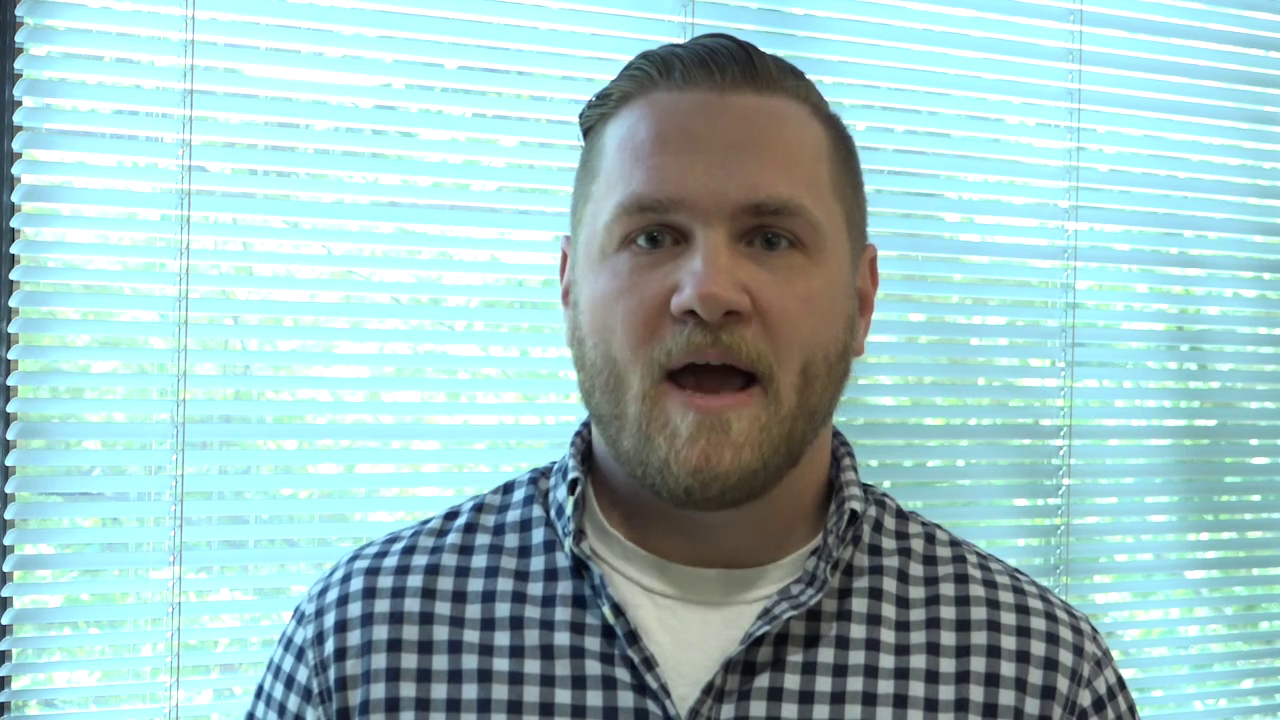
#> input picture frame 3 of opencv_python/face_detect/input.mp4, 1280 x 720 px
$ python Face_processing_haarCascades.py
#> lines starting #> are read from the running program, lines starting #| are printed output that depends on the picture; after the words box and inside, x2 and y2 are one past the last pixel; in counts of white or black regions, pixels touching at a corner belong together
import numpy as np
import cv2
face_cascade = cv2.CascadeClassifier('haarcascades/haarcascade_frontalface_default.xml')
eye_cascade = cv2.CascadeClassifier('haarcascades/haarcascade_eye.xml')
smile_cascade = cv2.CascadeClassifier('haarcascades/haarcascade_smile.xml')
cap=cv2.VideoCapture("input.mp4")
fourcc = cv2.VideoWriter_fourcc(*'XVID')
out = cv2.VideoWriter('RESULT.avi', fourcc, 100, (int(cap.get(3)), int(cap.get(4))), isColor=True)

while(cap.isOpened()):
    ret, frame=cap.read()
#> frame is the input picture: shape (720, 1280, 3); mean B, G, R 196.9, 197, 159.3

    gray=cv2.cvtColor(frame,cv2.COLOR_BGR2RGB)

    faces = face_cascade.detectMultiScale(gray, 1.3, 5)
#> faces = [[546, 106, 334, 334]]
    for (x,y,w,h) in faces:
        cv2.rectangle(frame,(x,y),(x+w,y+h),(255,0,0),2)
        roi_gray = gray[y:y+h, x:x+w]
        roi_color = frame[y:y+h, x:x+w]
        eyes = eye_cascade.detectMultiScale(roi_gray)
        for (ex,ey,ew,eh) in eyes:
            cv2.rectangle(roi_color,(ex,ey),(ex+ew,ey+eh),(0,255,0),2)
#> this loop made 1 pass
#> (x, y, w, h, eyes) on pass 1: (546, 106, 334, 334, [[77, 104, 58, 58], [189, 104, 60, 60]])
#> pass 1, `roi_gray = gray[y:y+h, x:x+w]`:
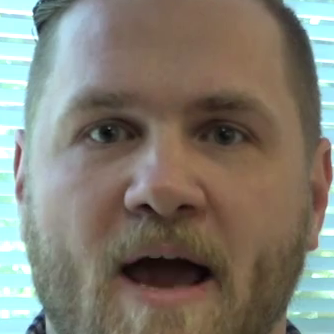
#> roi_gray: shape (334, 334, 3); mean R, G, B 128.7, 124.6, 113.5
#> pass 1, `roi_color = frame[y:y+h, x:x+w]`:
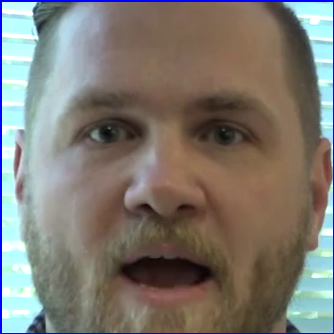
#> roi_color: shape (334, 334, 3); mean B, G, R 114.7, 121.2, 125.9
#> after the loop:
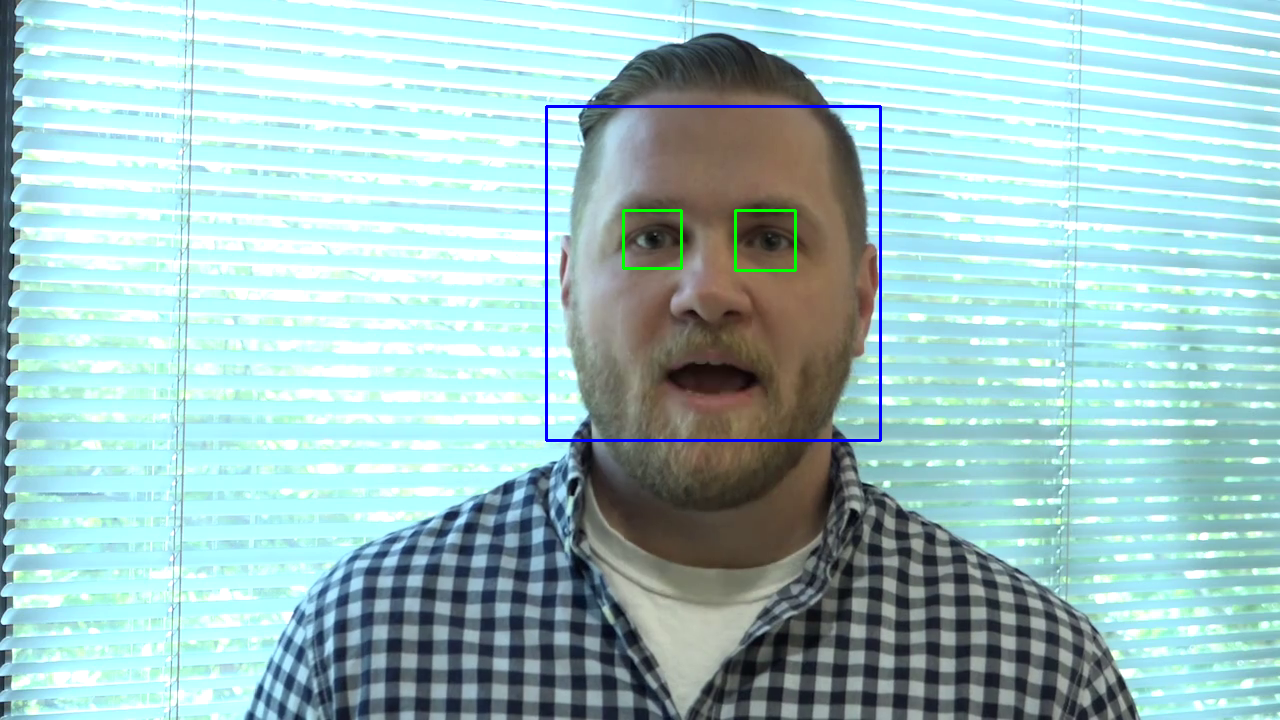
#> frame: shape (720, 1280, 3); 0.59% of pixels changed, all inside (x1, y1, x2, y2) = (545, 105, 882, 442)
#> after the loop:
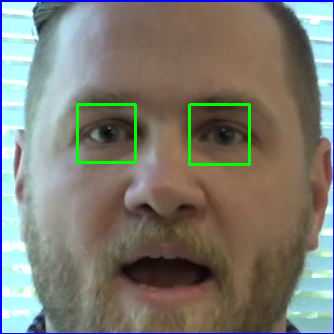
#> roi_color: shape (334, 334, 3); 1.26% of pixels changed, all inside (x1, y1, x2, y2) = (76, 103, 251, 166)

    cv2.startWindowThread()

    cv2.imshow("Face and Eye detection",frame)
    out.write(frame)
    if cv2.waitKey(25) & 0xFF==ord('a'):
#> (key Esc is pressed here)
        break

cap.release()
cv2.destroyAllWindows()


# In[3]:


#SMILE DETECTION FROM WEBCAM
cap2=cv2.VideoCapture(0)# Capturing video from the camera
# Step 3: Displaying it to the user
while(cap2.isOpened()):
    ret2, frame2=cap2.read()
    #Step 4: Perform Color Inversion on the frames
    gray2=cv2.cvtColor(frame2,cv2.COLOR_BGR2RGB)#This will convert BGR to RGB

    faces = face_cascade.detectMultiScale(gray2, 1.3, 5)
    for (x,y,w,h) in faces:
        #cv2.rectangle(frame,(x,y),(x+w,y+h),(255,0,0),2)
        roi_gray = gray2[y:y+h, x:x+w]
        roi_color = frame2[y:y+h, x:x+w]
        smiles = smile_cascade.detectMultiScale(roi_gray,1.7,22,minSize=(25,25))
        for (sx,sy,sw,sh) in smiles:
            cv2.rectangle(roi_color,(sx,sy),(sx+sw,sy+sh),(0,0,255),2)
    #prevent GUI crash
    cv2.startWindowThread()
    #Step 5:- Displaying it to the user
    cv2.imshow("Smile Detection",frame2)
    #Step 6: Checking for user's interaction  with keyboard
    if cv2.waitKey(25) & 0xFF==ord('a'):#Exit whenever user press the a key on the keyboard
        break
#Step 7: Releasing everything after the job is done
cap2.release()
cv2.destroyAllWindows()

$ run again, starting later in the video
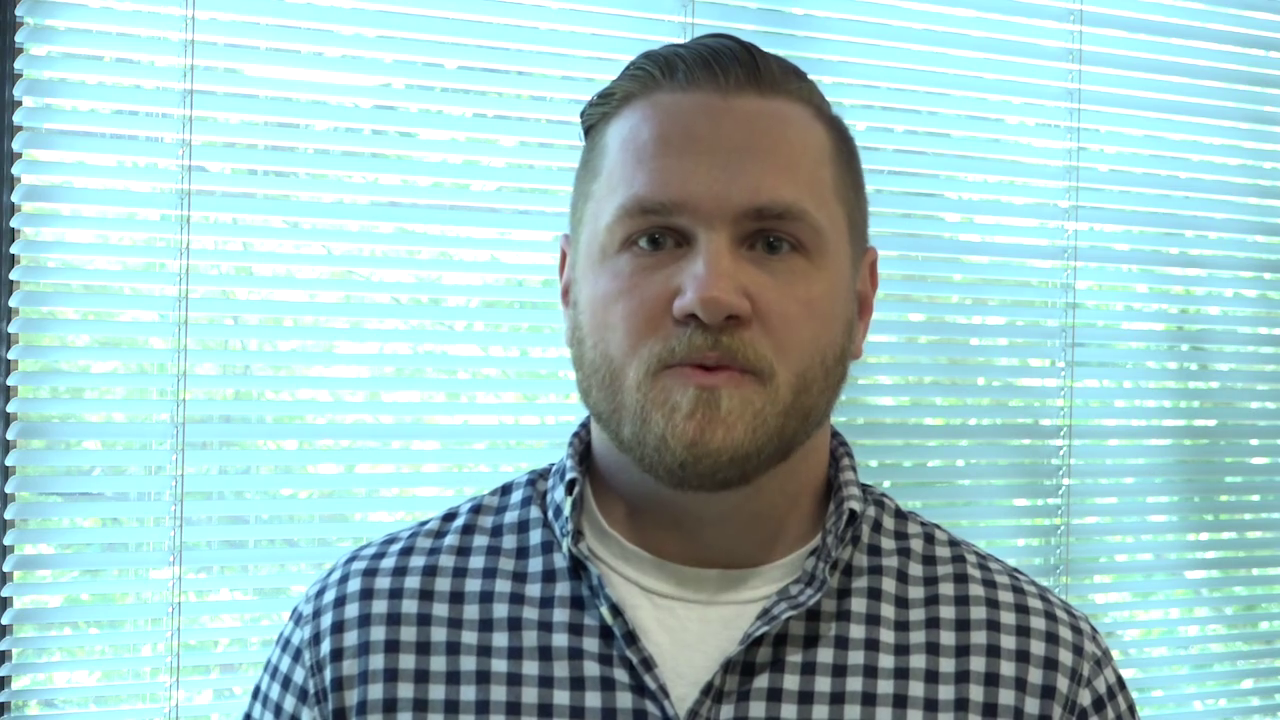
#> input picture frame 13 of opencv_python/face_detect/input.mp4, 1280 x 720 px
#> frame is the input picture: shape (720, 1280, 3); mean B, G, R 197.3, 197.4, 159.7
#> faces = [[558, 118, 309, 309]]
#> the loop `for (x,y,w,h) in faces:` made 1 pass
#> (x, y, w, h, eyes) on pass 1: (558, 118, 309, 309, [[66, 94, 59, 59], [178, 95, 61, 61]])
#> after the loop `for (x,y,w,h) in faces:`:
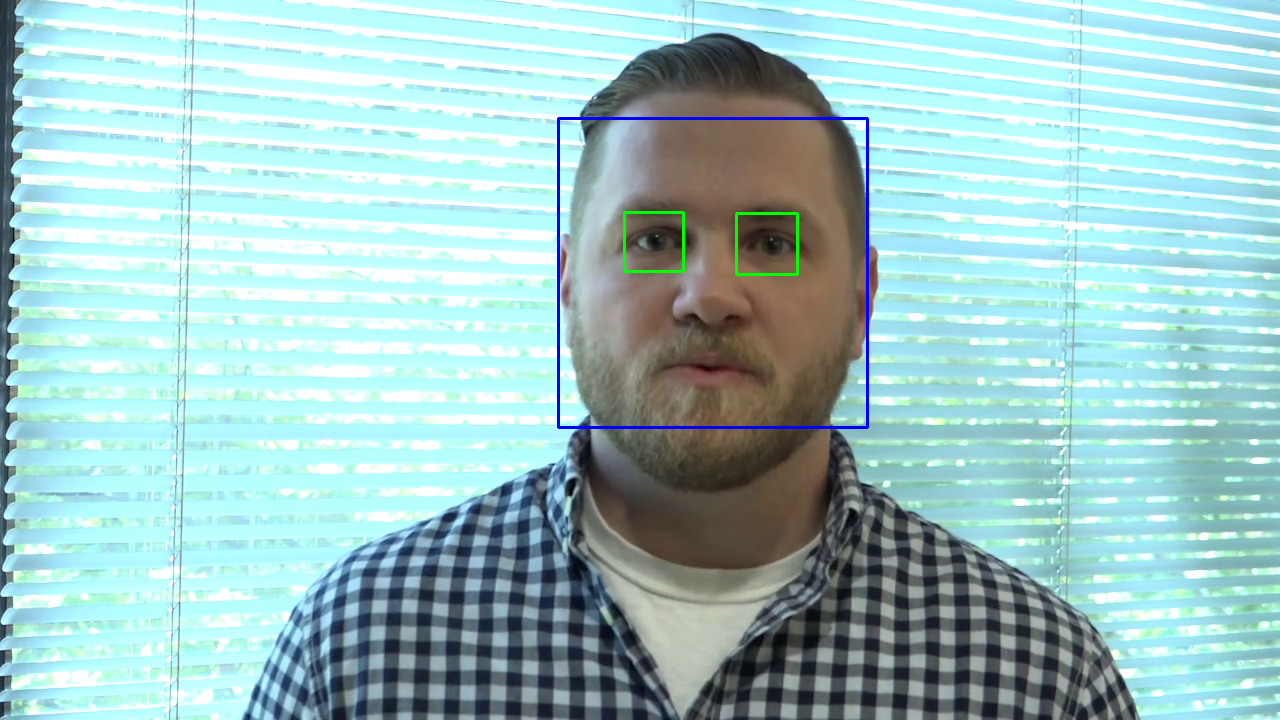
#> frame: shape (720, 1280, 3); 0.56% of pixels changed, all inside (x1, y1, x2, y2) = (557, 117, 869, 429)
#> after the loop `for (x,y,w,h) in faces:`:
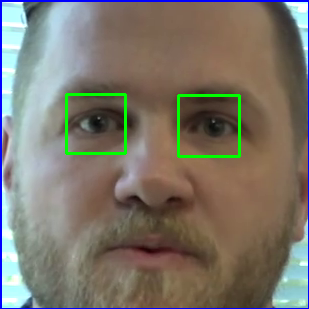
#> roi_color: shape (309, 309, 3); mean B, G, R 106.4, 117.4, 123

$ run again, starting later in the video
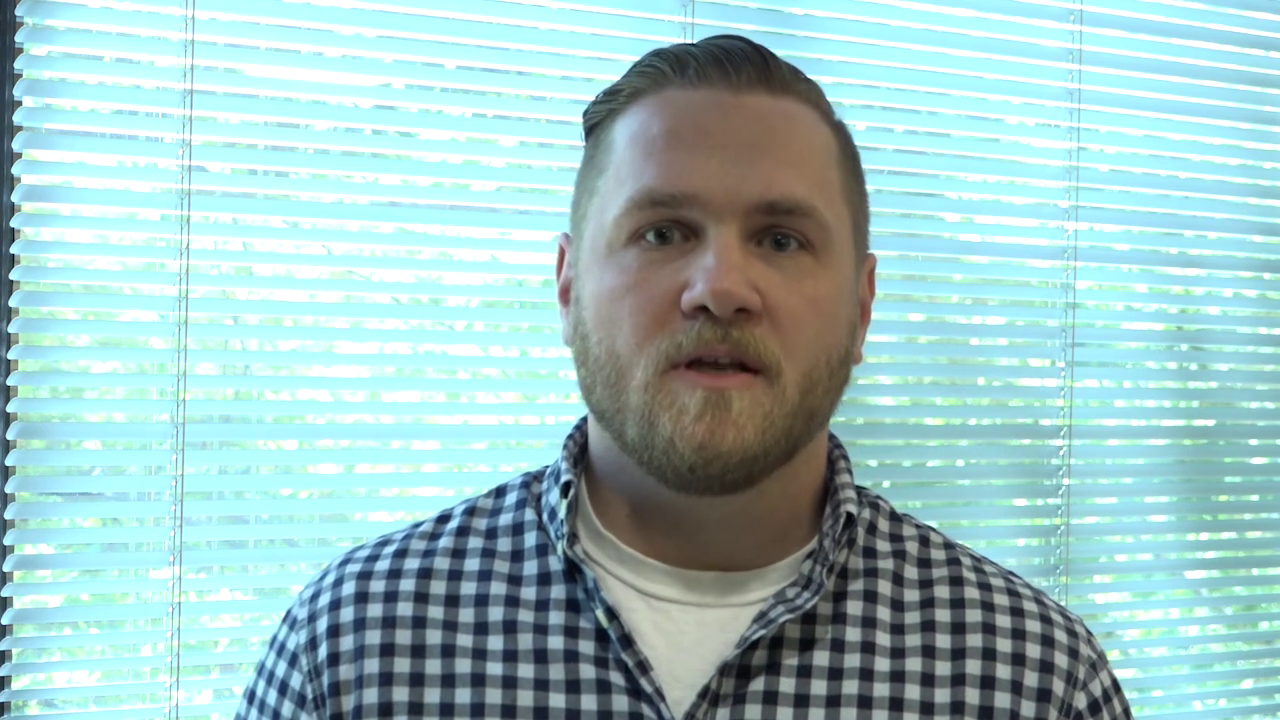
#> input picture frame 24 of opencv_python/face_detect/input.mp4, 1280 x 720 px
#> frame is the input picture: shape (720, 1280, 3); mean B, G, R 197.8, 197.7, 160.2
#> faces = [[565, 109, 320, 320]]
#> the loop `for (x,y,w,h) in faces:` made 1 pass
#> after the loop `for (x,y,w,h) in faces:`:
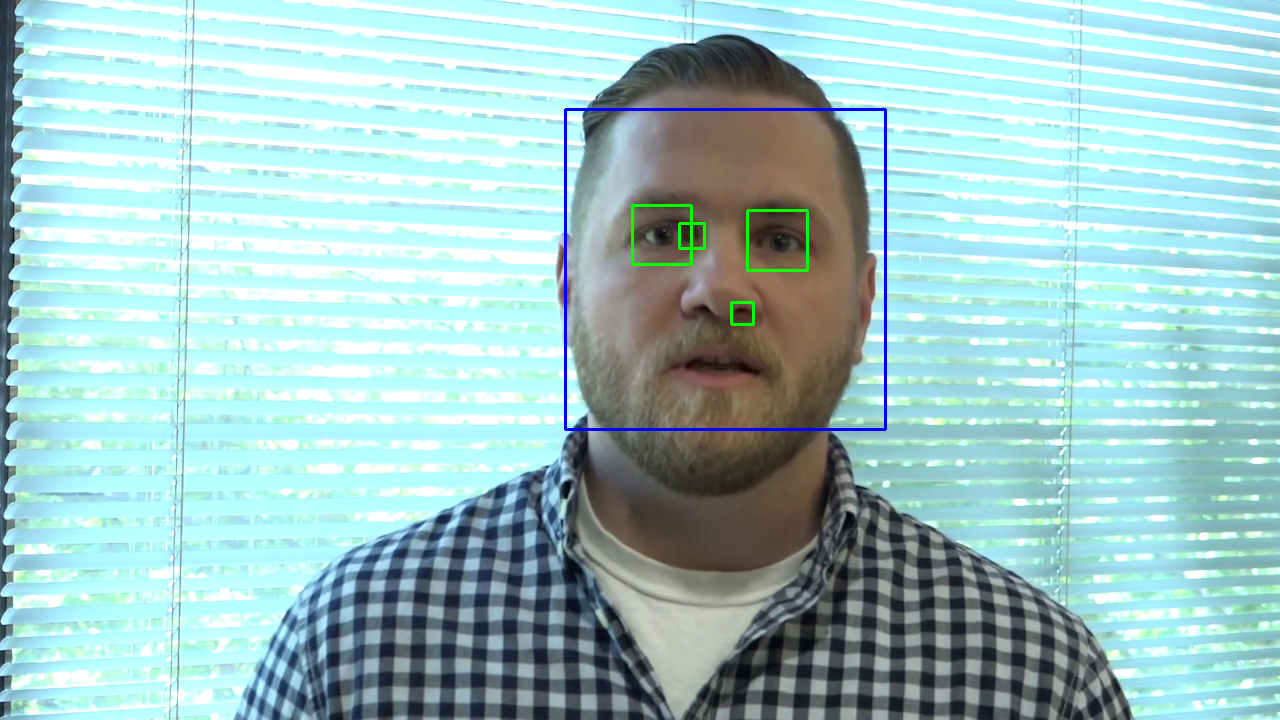
#> frame: shape (720, 1280, 3); 0.63% of pixels changed, all inside (x1, y1, x2, y2) = (564, 108, 887, 431)
#> after the loop `for (x,y,w,h) in faces:`:
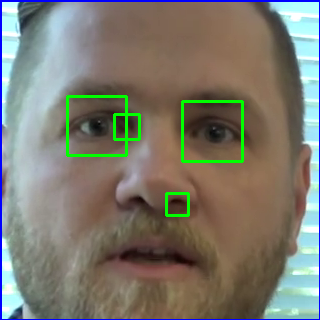
#> roi_color: shape (320, 320, 3); mean B, G, R 110.9, 122, 123.9
